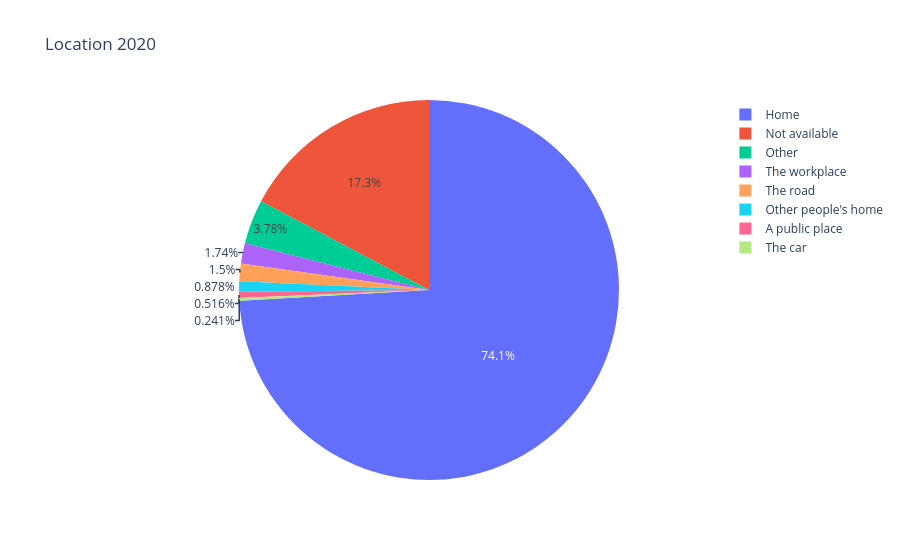

Notebook source saved alongside this figure:
### Code cell
location_piechart2020 = px.pie(location_reduced, values='2020', names='Place of the violent act', title='Location 2020')
location_piechart2020.show()

### Figure 1 — Plotly figure (JSON) as saved in the notebook; plotly's stock layout.template omitted (floating-point values rounded to 4 significant figures)
{"data": [{"domain": {"x": [0, 1], "y": [0, 1]}, "hovertemplate": "Place of the violent act=%{label}<br>2020=%{value}<extra></extra>", "labels": ["Home", "The workplace", "The road", "Other people's home", "A public place", "The car", "Other", "Not available", "Not available"], "legendgroup": "", "name": "", "showlegend": true, "type": "pie", "values": [8608.0, 202.0, 174.0, 102.0, 60.0, 28.0, 439.0, 446.0, 1559.0]}], "layout": {"legend": {"tracegroupgap": 0}, "title": {"text": "Location 2020"}}}
